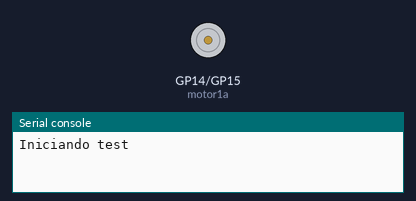
Recording of a program running on a simulated Raspberry Pi Pico running MicroPython. On the bench: motor-driver pin pairs drawn as motors (green arrow = first pin HIGH = forward, orange = second pin HIGH = backward, longer = more drive), the last lines printed to the serial console. At 100.0 s the program stops and its outputs stay as they are.

Above: at 2.5 s.
At 7.5 s:
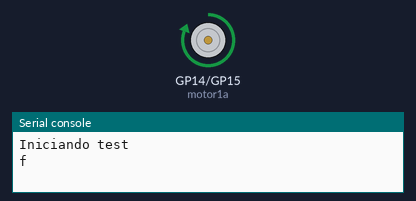
At 12.5 s:
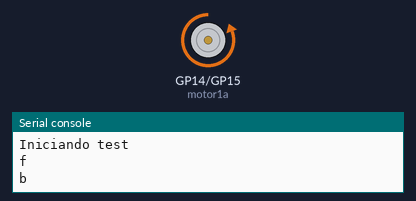
Timing chart, 0 to 26.0 s (numbered marks = the images above):
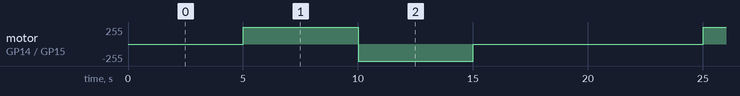

Measured:
- by itself, motor on GP14 (motor1a) / GP15 (motor1b): repeats every 20.0 s: backward 255/255 5.0 s, stopped 10.0 s, forward 255/255 5.0 s

The program:

main.py
```python
import utime
from machine import Pin

motor1a = Pin(14, Pin.OUT)
motor1b = Pin(15, Pin.OUT)

def forward():
    print("f")
    motor1a.value(1)
    motor1b.value(0)

def backward():
    print("b")
    motor1a.value(0)
    motor1b.value(1)

def stop():
    print("S")
    motor1a.value(0)
    motor1b.value(0)

def test():
   print("Iniciando test")
   utime.sleep(5)
   forward()
   utime.sleep(5)
   backward()
   utime.sleep(5)
   stop()
   utime.sleep(5)

for i in range(5):
    test()
print("fin")
```
